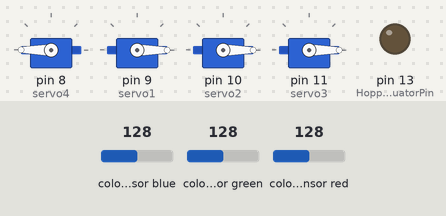
Bench run of a sketch on a simulated Arduino Uno, built with avr-gcc and run on an emulated ATmega328P. Parts: 4 × servo, output pins drawn as LEDs (lit = HIGH). Wiring (inferred from the names in the program): TCS3200 colour sensor: output pin 12; S2 pin 6; S3 pin 7; S0 pin 4; S1 pin 5. The test bench sets the inputs (shaded band); at power-on: colour sensor blue 128, colour sensor green 128, colour sensor red 128. Pins used as bus, display or sensor lines are not drawn.

Above: at 0.05 s.
At 5.35 s:
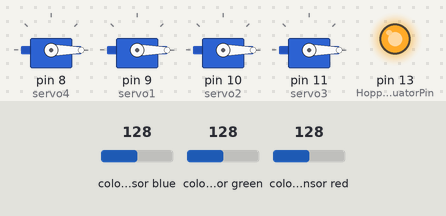
At 8.0 s:
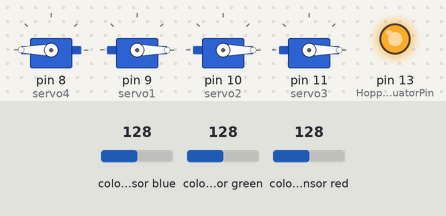
Timing chart, 0 to 10.5 s (numbered marks = the images above):
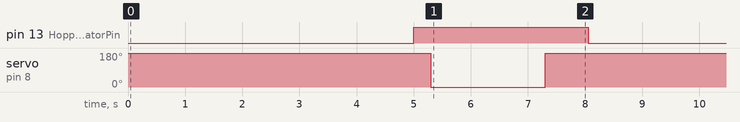

Measured:
- by itself, pin 13 (HopperActuatorPin): alternates HIGH for 3.0 s and LOW for 5.0 s
- by itself, servo on pin 8 (servo4): alternates 180° for 6.1 s and 0° for 2.0 s

The sketch:

Final_Code.ino
```cpp
#include <Servo.h>

// Variables, definitions, etc..
unsigned long GetTimeNowMilli(void);
unsigned long GetTimeNowMicro(void);


// HopperTask
void HopperTask(void);
#define HopperActuatorPin 13
byte HopperState;
byte HopperNextState;
byte HopperState1Entry;
byte HopperState2Entry;
byte HopperState3Entry;
byte HopperState4Entry;
Servo servo4;
unsigned long HopperStartTime1 = 0;
unsigned long HopperStartTime2 = 0;
unsigned long HopperStartTime3 = 0;
unsigned long HopperStartTime4 = 0;


//Servo Task
void ServoTask(void);
byte ServoState;
byte ServoNextState;
byte ServoState1Entry;
byte ServoState2Entry;
byte ServoState3Entry;
byte ServoState4Entry;
unsigned long ServoStartTime1 = 0;
unsigned long ServoStartTime2 = 0;
unsigned long ServoStartTime3 = 0;
// int angle = 0;
Servo servo1;
Servo servo2;
Servo servo3;


// Stepper Task
void StepperMotorTask(void);
byte StepperState;
byte StepperNextState;
byte StepperState1Entry;
byte StepperState2Entry;
unsigned long StepperStartTime1 = 0;
unsigned long StepperStartTime2 = 0;
int StepPulse = 3;
int StepDir = 2;


//Color Sensor Task
void ColorSensorTask();
byte ColorState;
byte ColorNextState;
byte ColorState1Entry;
byte ColorState2Entry;
byte ColorState3Entry;
unsigned long ColorStartTime1 = 0;
unsigned long ColorStartTime2 = 0;
unsigned long ColorStartTime3 = 0;
int frequency = 0;
int color = 0;
int Rf = 0;
int Gf = 0;
int Bf = 0;
#define S0 4
#define S1 5
#define S2 6
#define S3 7
#define sensorOut 12


void setup() {

  // Misc.
  Serial.begin(9600);

  // Hopper Task
  pinMode(HopperActuatorPin, OUTPUT);
  HopperState1Entry = false;
  HopperState2Entry = false;
  HopperState3Entry = false;
  HopperState4Entry = false;
  servo4.attach(8);

  // Servo Task
  ServoState1Entry = false;
  ServoState2Entry = false;
  ServoState3Entry = false;
  ServoState4Entry = false;
  servo1.attach(9);
  servo2.attach(10);
  servo3.attach(11);


  //Color Sensor Task
  pinMode(S0, OUTPUT);
  pinMode(S1, OUTPUT);
  pinMode(S2, OUTPUT);
  pinMode(S3, OUTPUT);
  pinMode(sensorOut, INPUT);
  digitalWrite(S0, HIGH);
  digitalWrite(S1, HIGH);
  ColorState1Entry = false;
  ColorState2Entry = false;
  ColorState3Entry = false;


  // Stepper Task
  pinMode(StepPulse, OUTPUT);
  pinMode(StepDir, OUTPUT);
  digitalWrite(StepDir, LOW);
  StepperState1Entry = false;
  StepperState2Entry = false;
}


void loop() {

  StepperNextState = 1;
  ColorNextState = 1;
  ServoNextState = 1;
  HopperNextState = 1;

  while (2 > 1) {
    HopperTask();
    ServoTask();
    StepperMotorTask();
    ColorSensorTask();
    // Serial.println(color);
  }
}


void HopperTask(void) {
  HopperState = HopperNextState;

  switch (HopperState) {

    case 1:

      if (HopperState1Entry == false) {
        servo4.write(300);
        digitalWrite(HopperActuatorPin, LOW);
        HopperStartTime1 = GetTimeNowMilli();
        HopperState1Entry = true;
      }
      if (GetTimeNowMilli() - HopperStartTime1 >= 5000){
        HopperState1Entry = false;
        HopperNextState = 2;
      }
      break;


    case 2:

      if (HopperState2Entry == false) {
        // servo4.write(300);
        digitalWrite(HopperActuatorPin, HIGH);
        HopperStartTime2 = GetTimeNowMilli();
        HopperState2Entry = true;
      }
      if (GetTimeNowMilli() - HopperStartTime2 >= 300){
        HopperState2Entry = false;
        HopperNextState = 3;
      }
      break;


    case 3:

      if (HopperState3Entry == false) {
        servo4.write(0);
        // digitalWrite(HopperActuatorPin, HIGH);
        HopperStartTime3 = GetTimeNowMilli();
        HopperState3Entry = true;
      }
      if (GetTimeNowMilli() - HopperStartTime3 >= 2000){
        HopperState3Entry = false;
        HopperNextState = 4;
      }
      break;


    case 4:

      if (HopperState4Entry == false) {
        servo4.write(300);
        // digitalWrite(HopperActuatorPin, HIGH);
        HopperStartTime4 = GetTimeNowMilli();
        HopperState4Entry = true;
      }
      if (GetTimeNowMilli() - HopperStartTime4 >= 750){
        HopperState4Entry = false;
        HopperNextState = 1;
      }
      break;
  }
}


void ServoTask(void) {
  ServoState = ServoNextState;
  switch (ServoState) {
    case 1:

      if (ServoState1Entry == false) {
        servo1.write(0);
        servo2.write(0);
        servo3.write(0);
        ServoState1Entry = true;
      }
      if (color == 1) {
        ServoNextState = 2;
        ServoState1Entry = false;
      }
      if (color == 2) {
        ServoNextState = 3;
        ServoState1Entry = false;
      }
      if (color == 3) {
        ServoNextState = 4;
        ServoState1Entry = false;
      }
      break;

    case 2:
      if (ServoState2Entry == false) {
        servo1.write(45);
        servo2.write(0);
        servo3.write(0);
        ServoStartTime1 = GetTimeNowMilli();
        ServoState2Entry = true;
      }
      if (GetTimeNowMilli() - ServoStartTime1 >= 5000) {
        ServoState2Entry = false;
        ServoNextState = 1;
        color = 0;
      }
      break;

    case 3:
      if (ServoState3Entry == false) {
        servo1.write(0);
        servo2.write(52);
        servo3.write(0);
        ServoStartTime2 = GetTimeNowMilli();
        ServoState3Entry = true;
      }
      if (GetTimeNowMilli() - ServoStartTime2 >= 5000) {
        ServoState3Entry = false;
        ServoNextState = 1;
        color = 0;
      }
      break;

    case 4:
      if (ServoState4Entry == false) {
        servo1.write(0);
        servo2.write(0);
        servo3.write(47);
        ServoStartTime3 = GetTimeNowMilli();
        ServoState4Entry = true;
      }
      if (GetTimeNowMilli() - ServoStartTime3 >= 5000) {
        ServoState4Entry = false;
        ServoNextState = 1;
        color = 0;
      }
      break;
  }
}


void StepperMotorTask(void) {

  StepperState = StepperNextState;

  // Serial.println(StepperState);

  switch (StepperState) {
    case 1:

      if (StepperState1Entry == false) {
        digitalWrite(StepPulse, HIGH);
        StepperStartTime1 = GetTimeNowMicro();
        StepperState1Entry = true;
      }
      if (GetTimeNowMicro() - StepperStartTime1 >= 407) {
        StepperState1Entry = false;
        StepperNextState = 2;
      }

      break;

    case 2:
      if (StepperState2Entry == false) {
        digitalWrite(StepPulse, LOW);
        StepperStartTime2 = GetTimeNowMicro();
        StepperState2Entry = true;
      }
      if (GetTimeNowMicro() - StepperStartTime2 >= 407) {
        StepperState2Entry = false;
        StepperNextState = 1;
      }
      break;
  }
}


void ColorSensorTask(void) {
  ColorState = ColorNextState;


  switch (ColorState) {
    case 1:

      if (ColorState1Entry == false) {
        digitalWrite(S2, LOW);
        digitalWrite(S3, LOW);
        Rf = pulseIn(sensorOut, LOW);
        ColorStartTime1 = GetTimeNowMilli();
        ColorState1Entry = true;
      }
      if (GetTimeNowMilli() - ColorStartTime1 >= 10) {
        ColorState1Entry = false;
        ColorNextState = 2;
      }

      break;

    case 2:
      if (ColorState2Entry == false) {
        digitalWrite(S2, HIGH);
        digitalWrite(S3, HIGH);
        Gf = pulseIn(sensorOut, LOW);

        ColorStartTime2 = GetTimeNowMilli();
        ColorState2Entry = true;
      }
      if (GetTimeNowMilli() - ColorStartTime2 >= 10) {
        ColorState2Entry = false;
        ColorNextState = 3;
      }
      break;

    case 3:
      if (ColorState3Entry == false) {
        digitalWrite(S2, LOW);
        digitalWrite(S3, HIGH);
        // Reading the output frequency
        Bf = pulseIn(sensorOut, LOW);

        if (Rf<25 & Rf>15 & Gf<40 & Gf>33 & Bf<40 & Bf>30) {
          color = 2; //Red
        }
        if (Rf<60 & Rf>40 & Gf<40 & Gf>20 & Bf<30 & Bf>10) {
          color = 1; //Blue
        }
        if (Rf<30 & Rf>20 & Gf<23 & Gf>10 & Bf<30 & Bf>20) {
          color = 3; //Green
        }
        if (Rf < 53 && Rf > 44 && Gf < 51 && Gf > 47 && Bf < 48 && Bf > 43) {
          color = 0;
        }
        ColorStartTime3 = GetTimeNowMilli();
        ColorState3Entry = true;
      }
      if (GetTimeNowMilli() - ColorStartTime3 >= 10) {
        ColorState3Entry = false;
        ColorNextState = 1;
      }
      break;
  }
}


// Timers

unsigned long GetTimeNowMilli(void) {
  return (millis());
}


unsigned long GetTimeNowMicro(void) {
  return (micros());
}
```
